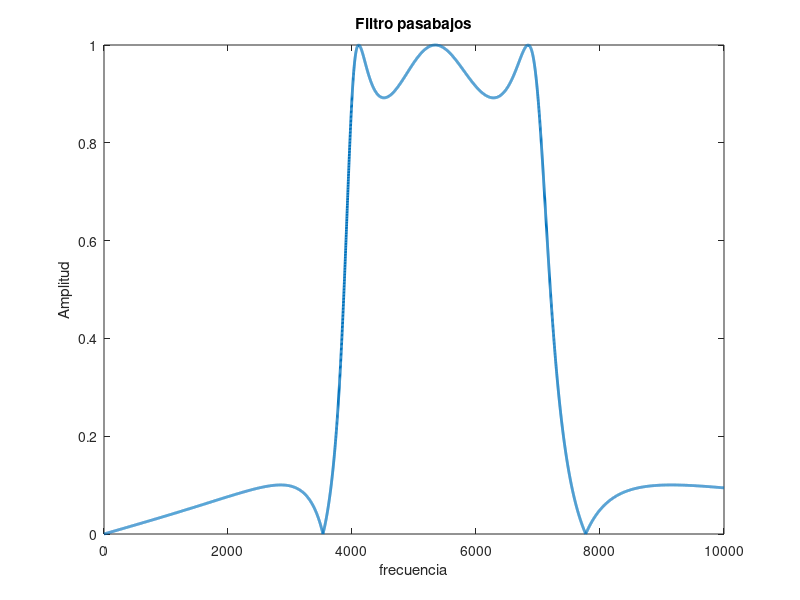

Write MATLAB code to recreate this figure.
%pasabanda
clc, clear all
%caracteristicas de diseño
fsim=40000;
Rp=1;               %Rizado banda de paso
Rs=20;              %Risado banda atenuada
%
Wp=(2.*[4000 7000])/fsim;     %frecuencia inicial
Ws=(2.*[3000 8000])/fsim;     %Frecuencia de la banda atenuada

%tecnicas iguales
[N, Wn]=ellipord(Wp,Ws,Rp,Rs);
[b,a]=ellip(N,Rp, Rs,Wn);

%intervalo de prueba
f=0:1:10000;
H=freqz(b,a,f,fsim);

%Graficar
plot(f,abs(H),'linewidth',2);
title('Filtro pasabajos');
xlabel('frecuencia');
ylabel('Amplitud');